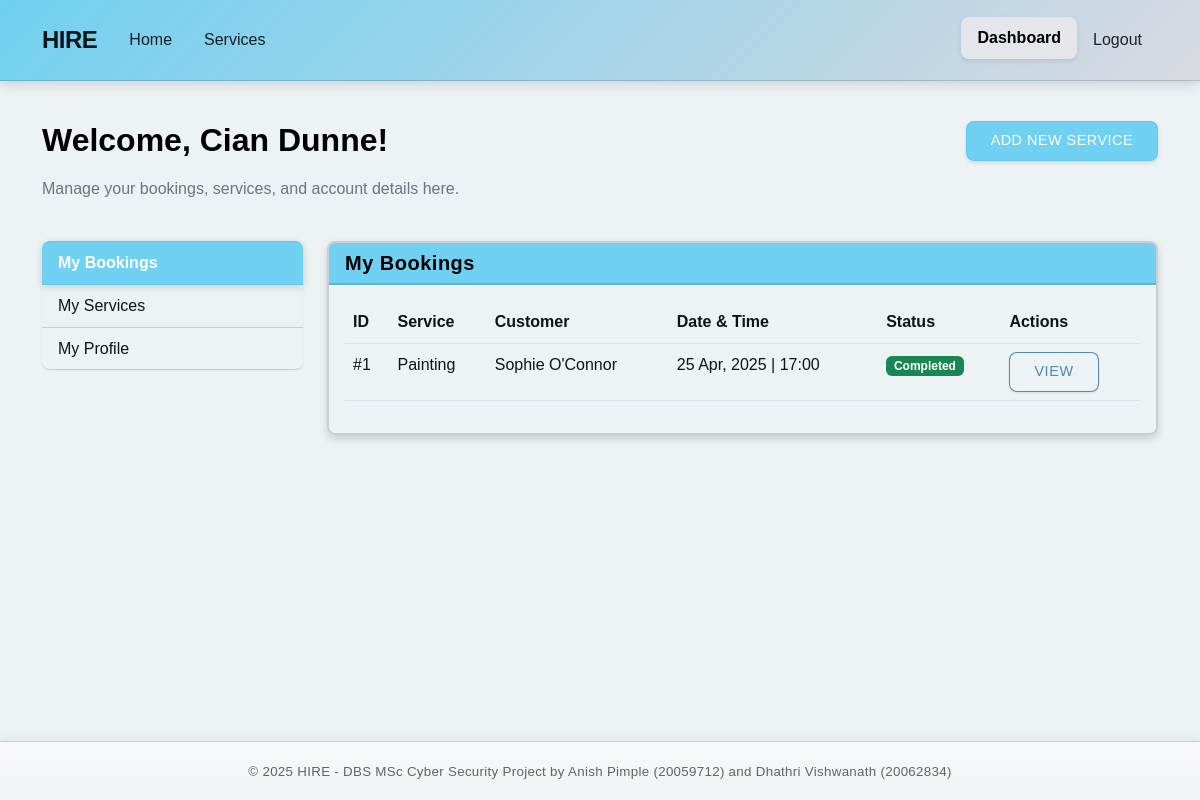
The page /provider/dashboard (signed in) on the database its author committed.
### models.py (models this page shows, shortened)
class Provider(db.Model):
    __tablename__ = 'providers'
    id = db.Column(db.Integer, primary_key=True)
    email = db.Column(db.String(100), unique=True, nullable=False)
    phone = db.Column(db.String(15), unique=True, nullable=False)
    password_hash = db.Column(db.String(128), nullable=False)
    first_name = db.Column(db.String(50), nullable=False)
    last_name = db.Column(db.String(50), nullable=False)
    verification_document = db.Column(db.String(255), nullable=False)
    experience_years = db.Column(db.Integer, default=0)
    is_available = db.Column(db.Boolean, default=True)
    avg_rating = db.Column(db.Float, nullable=True)
    is_verified = db.Column(db.Boolean, default=False)
    created_at = db.Column(db.DateTime, default=datetime.utcnow)
    addresses = db.relationship('Address', backref='provider', lazy=True,
                              foreign_keys='Address.provider_id')
    services = db.relationship('ProviderCategory', backref='provider', lazy=True)
    bookings = db.relationship('Booking', backref='provider', lazy=True)
    def get_full_name(self):
        return f"{self.first_name} {self.last_name}"

class Booking(db.Model):
    __tablename__ = 'bookings'
    id = db.Column(db.Integer, primary_key=True)
    customer_id = db.Column(db.Integer, db.ForeignKey('customers.id'), nullable=False)
    provider_id = db.Column(db.Integer, db.ForeignKey('providers.id'), nullable=False)
    category_id = db.Column(db.Integer, db.ForeignKey('service_categories.id'), nullable=False)
    address_id = db.Column(db.Integer, db.ForeignKey('addresses.id'), nullable=False)
    booking_date = db.Column(db.Date, nullable=False)
    time_slot = db.Column(db.String(20), nullable=False)
    created_at = db.Column(db.DateTime, default=datetime.utcnow)
    STATUS_CHOICES = ['pending', 'confirmed', 'completed', 'cancelled']
    status = db.Column(db.String(20), default='pending', nullable=False)
    rating = db.Column(db.Integer, nullable=True)
    rating_comment = db.Column(db.Text, nullable=True)
    payment = db.relationship('Payment', backref='booking', lazy=True, uselist=False)
    category = db.relationship('ServiceCategory')

class ServiceCategory(db.Model):
    __tablename__ = 'service_categories'
    id = db.Column(db.Integer, primary_key=True)
    name = db.Column(db.String(50), unique=True, nullable=False)
    description = db.Column(db.Text, nullable=False)

class Customer(db.Model):
    __tablename__ = 'customers'
    id = db.Column(db.Integer, primary_key=True)
    email = db.Column(db.String(100), unique=True, nullable=False)
    phone = db.Column(db.String(15), unique=True, nullable=False)
    password_hash = db.Column(db.String(128), nullable=False)
    first_name = db.Column(db.String(50), nullable=False)
    last_name = db.Column(db.String(50), nullable=False)
    is_verified = db.Column(db.Boolean, default=False)
    created_at = db.Column(db.DateTime, default=datetime.utcnow)
    addresses = db.relationship('Address', backref='customer', lazy=True,
                              foreign_keys='Address.customer_id')
    bookings = db.relationship('Booking', backref='customer', lazy=True)
    def get_full_name(self):
        return f"{self.first_name} {self.last_name}"

### routes.py (the view)
@provider_bp.route('/dashboard')
def dashboard():
    provider = get_current_user()
    if not provider or not isinstance(provider, Provider):
        flash('Please log in as a provider', 'warning')
        return redirect(url_for('provider.login'))
    bookings = Booking.query.filter_by(provider_id=provider.id).order_by(Booking.created_at.desc()).all()
    services = ProviderCategory.query.filter_by(provider_id=provider.id).all()
    return render_template('provider/dashboard.html', provider=provider, bookings=bookings, services=services)

### app.py (called while the page is built)
@app.context_processor
def inject_env_variables():
    return dict(
        GOOGLE_MAPS_API_KEY=os.getenv('GOOGLE_MAPS_API_KEY')
    )

@app.context_processor
def utility_processor():
    def format_datetime(value, format='%d %b, %Y %H:%M'):
        """Format a datetime object to string"""
        if value is None:
            return ""
        return value.strftime(format)
    def format_currency(value):
        """Format a number as currency"""
        if value is None:
            return "€0.00"
        return f"€{value:.2f}"
    return dict(
        format_datetime=format_datetime,
        format_currency=format_currency
    )

### routes.py (called while the page is built)
def get_current_user():
    user_id = session.get('user_id')
    user_type = session.get('user_type')
    if not user_id or not user_type:
        return None
    if user_type == 'customer':
        return Customer.query.get(user_id)
    elif user_type == 'provider':
        return Provider.query.get(user_id)
    return None

### templates/provider/dashboard.html (shortened to what this page needs)
{% extends "base.html" %}
{% block content %}
<div class="row mb-4">
    <div class="col-md-8">
        <h2>Welcome, {{ provider.get_full_name() }}!</h2>
        <p class="text-muted">Manage your bookings, services, and account details here.</p>
    </div>
    <div class="col-md-4 text-end">
        <a href="{{ url_for('provider.add_service') }}" class="btn btn-primary">Add New Service</a>
    </div>
</div>
<div class="row">
    <div class="col-md-3 mb-4">
        <div class="list-group">
            <a href="#bookings" class="list-group-item list-group-item-action active" data-bs-toggle="list">My Bookings</a>
            <a href="#services" class="list-group-item list-group-item-action" data-bs-toggle="list">My Services</a>
            <a href="#profile" class="list-group-item list-group-item-action" data-bs-toggle="list">My Profile</a>
        </div>
    </div>
    <div class="col-md-9">
        <div class="tab-content">
            <div class="tab-pane fade show active" id="bookings">
                <div class="card">
                    <div class="card-header">
                        <h5 class="card-title mb-0">My Bookings</h5>
                    </div>
                    <div class="card-body">
                        {% if bookings %}
                            <div class="table-responsive">
                                <table class="table table-hover">
                                    <thead>
                                        <tr>
                                            <th>ID</th>
                                            <th>Service</th>
                                            <th>Customer</th>
                                            <th>Date & Time</th>
                                            <th>Status</th>
                                            <th>Actions</th>
                                        </tr>
                                    </thead>
                                    <tbody>
                                        {% for booking in bookings %}
                                            <tr>
                                                <td>#{{ booking.id }}</td>
                                                <td>{{ booking.category.name }}</td>
                                                <td>{{ booking.customer.get_full_name() }}</td>
                                                <td>{{ booking.booking_date.strftime('%d %b, %Y') }} | {{ booking.time_slot }}</td>
                                                <td>
                                                    {% if booking.status == 'pending' %}
                                                        <span class="badge bg-warning text-dark">Pending</span>
                                                    {% elif booking.status == 'confirmed' %}
                                                        <span class="badge bg-primary">Confirmed</span>
                                                    {% elif booking.status == 'completed' %}
                                                        <span class="badge bg-success">Completed</span>
                                                    {% elif booking.status == 'cancelled' %}
                                                        <span class="badge bg-danger">Cancelled</span>
                                                    {% endif %}
                                                </td>
                                                <td>
                                                    <div class="btn-group btn-group-sm">
                                                        <a href="{{ url_for('booking.booking_detail', booking_id=booking.id) }}" class="btn btn-outline-primary">View</a>
                                                    </div>
                                                </td>
                                            </tr>
                                        {% endfor %}
                                    </tbody>
                                </table>
                            </div>
                        {% else %}
                            <div class="alert alert-info mb-0">
                                <p class="mb-0">You don't have any bookings yet.</p>
                            </div>
                        {% endif %}
                    </div>
                </div>
            </div>
        </div>
    </div>
</div>
{% endblock %}

### static/css/style.css (style rules this page uses)
:root { --primary-color: #58caf0d6; --secondary-color: #200b7bb7; --accent-color: #3586a1d6; --light-color: #121212; --dark-color: #dad9e1; --darker-color: #b0cfdb; --surface-color: #edf2f4f7; --surface-color-hover: #cae6ef; --success-color: #2dc653; --warning-color: #ffbe0b; --danger-color: #a52b2d8e; --border-radius: 0.5rem; --box-shadow: 0 0.5rem 1rem rgba(0, 0, 0, 0.1); --transition: all 0.3s ease; }
body { min-height: 100vh; display: flex; flex-direction: column; font-family: 'DotGothic16', sans-serif; color: var(--light-color); background-color: var(--surface-color); line-height: 1.6; }
h1, h2, h3, h4, h5, h6 { font-family: 'DotGothic16', sans-serif; font-weight: 700; margin-bottom: 1rem; color: black; }
.btn { border-radius: var(--border-radius); padding: 0.5rem 1.5rem; font-weight: 500; transition: var(--transition); text-transform: uppercase; letter-spacing: 0.5px; font-size: 0.9rem; }
.btn-primary { background: linear-gradient(135deg, var(--primary-color), var(--primary-color) 90%); border-color: var(--primary-color); color: white; box-shadow: 0 2px 4px rgba(0, 0, 0, 0.1); }
.btn-outline-primary { color: #266da6cc; border-color: #266da6cc; background-color: var(--surface-color); box-shadow: 0 1px 3px rgba(0, 0, 0, 0.08); letter-spacing: 0.6px; }
.card { border-radius: var(--border-radius); border: 2px solid rgba(0, 0, 0, 0.15); background-color: var(--surface-color); box-shadow: 0 0.25rem 0.5rem rgba(0, 0, 0, 0.15); transition: var(--transition); overflow: hidden; color: var(--light-color); }
.card-header { background: linear-gradient(135deg, var(--primary-color), var(--primary-color) 85%); border-bottom: 2px solid rgba(0, 0, 0, 0.15); font-weight: 700; letter-spacing: 0.5px; }
.card-title { color: black; }
.list-group-item { border-radius: 0; border-left: none; border-right: none; transition: var(--transition); background-color: var(--surface-color); color: var(--light-color); border-color: rgba(0, 0, 0, 0.15); box-shadow: 0 1px 3px rgba(0, 0, 0, 0.05); }
.list-group-item:first-child { border-top-left-radius: var(--border-radius); border-top-right-radius: var(--border-radius); }
.list-group-item:last-child { border-bottom-left-radius: var(--border-radius); border-bottom-right-radius: var(--border-radius); }
.list-group-item.active { background: linear-gradient(135deg, var(--primary-color), var(--primary-color) 90%); border-color: var(--primary-color); box-shadow: 0 2px 8px rgba(0, 0, 0, 0.15); font-weight: 600; }
.table { color: var(--light-color); }

### rows shown on the page
Provider: get_full_name "Cian Dunne"
Booking: id "1", category.name "Painting", customer.get_full_name "Sophie O'Connor", booking_date "25 Apr, 2025", time_slot "17:00", status "Completed"
